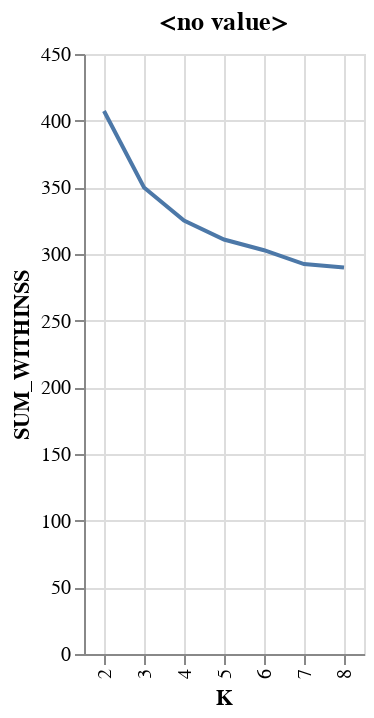

The notebook cell this image was saved under:
### Markdown cell above
<hr>
<p style = 'font-size:20px;font-family:Arial;color:#00233C'><b>Step 3 - Find the ideal number of Customer Segments</b></p>

<p style = 'font-size:16px;font-family:Arial;color:#00233C'>A simple plot will show the "elbow" point indicating an ideal number of clusters or segments.</p>

### Code cell
%chart x=K, y=SUM_WITHINSS, mark=line, height=500, width=500

### Figure 1 — Vega-Lite specification as saved in the notebook (floating-point values rounded to 4 significant figures)
{"$schema": "https://vega.github.io/schema/vega-lite/v3.json", "data": {"format": {"type": "csv"}, "values": "\"K\",\"SUM_WITHINSS\"\n\"2\",\"407.22345281661546\"\n\"3\",\"349.9320574189587\"\n\"4\",\"325.0449837600645\"\n\"5\",\"310.8696628067755\"\n\"6\",\"302.82915273665503\"\n\"7\",\"292.45411171676915\"\n\"8\",\"289.91712339234675\"\n"}, "encoding": {"x": {"axis": {"grid": true, "title": "K"}, "field": "K", "type": "nominal"}, "y": {"axis": {"grid": true, "title": "SUM_WITHINSS"}, "field": "SUM_WITHINSS", "type": "quantitative"}}, "height": "500", "mark": {"color": "#4C78A8", "type": "line"}, "title": "<no value>", "width": "500"}
